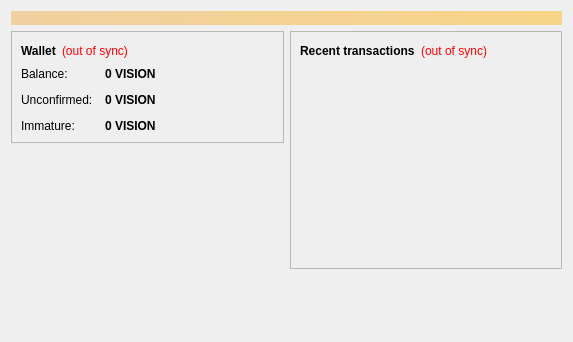
<?xml version="1.0" encoding="UTF-8"?>
<ui version="4.0">
 <class>OverviewPage</class>
 <widget class="QWidget" name="OverviewPage">
  <property name="geometry">
   <rect>
    <x>0</x>
    <y>0</y>
    <width>573</width>
    <height>342</height>
   </rect>
  </property>
  <property name="windowTitle">
   <string>Form</string>
  </property>
  <layout class="QVBoxLayout" name="topLayout">
   <item>
    <widget class="QLabel" name="labelAlerts">
     <property name="visible">
      <bool>false</bool>
     </property>
     <property name="styleSheet">
      <string notr="true">background-color: qlineargradient(x1: 0, y1: 0, x2: 1, y2: 0, stop:0 #F0D0A0, stop:1 #F8D488); color:#000000;</string>
     </property>
     <property name="wordWrap">
      <bool>true</bool>
     </property>
     <property name="margin">
      <number>3</number>
     </property>
    </widget>
   </item>
   <item>
    <layout class="QHBoxLayout" name="horizontalLayout" stretch="1,1">
     <item>
      <layout class="QVBoxLayout" name="verticalLayout_2">
       <item>
        <widget class="QFrame" name="frame">
         <property name="frameShape">
          <enum>QFrame::StyledPanel</enum>
         </property>
         <property name="frameShadow">
          <enum>QFrame::Raised</enum>
         </property>
         <layout class="QVBoxLayout" name="verticalLayout_4">
          <item>
           <layout class="QHBoxLayout" name="horizontalLayout_4">
            <item>
             <widget class="QLabel" name="label_5">
              <property name="font">
               <font>
                <weight>75</weight>
                <bold>true</bold>
               </font>
              </property>
              <property name="text">
               <string>Wallet</string>
              </property>
             </widget>
            </item>
            <item>
             <widget class="QLabel" name="labelWalletStatus">
              <property name="toolTip">
               <string>The displayed information may be out of date. Your wallet automatically synchronizes with the Technocoin network after a connection is established, but this process has not completed yet.</string>
              </property>
              <property name="styleSheet">
               <string notr="true">QLabel { color: red; }</string>
              </property>
              <property name="text">
               <string notr="true">(out of sync)</string>
              </property>
              <property name="alignment">
               <set>Qt::AlignLeading|Qt::AlignLeft|Qt::AlignVCenter</set>
              </property>
             </widget>
            </item>
            <item>
             <spacer name="horizontalSpacer_2">
              <property name="orientation">
               <enum>Qt::Horizontal</enum>
              </property>
              <property name="sizeHint" stdset="0">
               <size>
                <width>40</width>
                <height>20</height>
               </size>
              </property>
             </spacer>
            </item>
           </layout>
          </item>
          <item>
           <layout class="QFormLayout" name="formLayout_2">
            <property name="fieldGrowthPolicy">
             <enum>QFormLayout::AllNonFixedFieldsGrow</enum>
            </property>
            <property name="horizontalSpacing">
             <number>12</number>
            </property>
            <property name="verticalSpacing">
             <number>12</number>
            </property>
            <item row="0" column="0">
             <widget class="QLabel" name="label">
              <property name="text">
               <string>Balance:</string>
              </property>
             </widget>
            </item>
            <item row="0" column="1">
             <widget class="QLabel" name="labelBalance">
              <property name="font">
               <font>
                <weight>75</weight>
                <bold>true</bold>
               </font>
              </property>
              <property name="cursor">
               <cursorShape>IBeamCursor</cursorShape>
              </property>
              <property name="toolTip">
               <string>Your current balance</string>
              </property>
              <property name="text">
               <string notr="true">0 VISION</string>
              </property>
              <property name="textInteractionFlags">
               <set>Qt::LinksAccessibleByMouse|Qt::TextSelectableByKeyboard|Qt::TextSelectableByMouse</set>
              </property>
             </widget>
            </item>
            <item row="1" column="0">
             <widget class="QLabel" name="label_3">
              <property name="text">
               <string>Unconfirmed:</string>
              </property>
             </widget>
            </item>
            <item row="1" column="1">
             <widget class="QLabel" name="labelUnconfirmed">
              <property name="font">
               <font>
                <weight>75</weight>
                <bold>true</bold>
               </font>
              </property>
              <property name="cursor">
               <cursorShape>IBeamCursor</cursorShape>
              </property>
              <property name="toolTip">
               <string>Total of transactions that have yet to be confirmed, and do not yet count toward the current balance</string>
              </property>
              <property name="text">
               <string notr="true">0 VISION</string>
              </property>
              <property name="textInteractionFlags">
               <set>Qt::LinksAccessibleByMouse|Qt::TextSelectableByKeyboard|Qt::TextSelectableByMouse</set>
              </property>
             </widget>
            </item>
            <item row="2" column="0">
             <widget class="QLabel" name="labelImmatureText">
              <property name="text">
               <string>Immature:</string>
              </property>
             </widget>
            </item>
            <item row="2" column="1">
             <widget class="QLabel" name="labelImmature">
              <property name="font">
               <font>
                <weight>75</weight>
                <bold>true</bold>
               </font>
              </property>
              <property name="toolTip">
               <string>Mined balance that has not yet matured</string>
              </property>
              <property name="text">
               <string notr="true">0 VISION</string>
              </property>
              <property name="textInteractionFlags">
               <set>Qt::LinksAccessibleByMouse|Qt::TextSelectableByKeyboard|Qt::TextSelectableByMouse</set>
              </property>
             </widget>
            </item>
           </layout>
          </item>
         </layout>
        </widget>
       </item>
       <item>
        <spacer name="verticalSpacer">
         <property name="orientation">
          <enum>Qt::Vertical</enum>
         </property>
         <property name="sizeHint" stdset="0">
          <size>
           <width>20</width>
           <height>40</height>
          </size>
         </property>
        </spacer>
       </item>
      </layout>
     </item>
     <item>
      <layout class="QVBoxLayout" name="verticalLayout_3">
       <item>
        <widget class="QFrame" name="frame_2">
         <property name="frameShape">
          <enum>QFrame::StyledPanel</enum>
         </property>
         <property name="frameShadow">
          <enum>QFrame::Raised</enum>
         </property>
         <layout class="QVBoxLayout" name="verticalLayout">
          <item>
           <layout class="QHBoxLayout" name="horizontalLayout_2">
            <item>
             <widget class="QLabel" name="label_4">
              <property name="text">
               <string>&lt;b&gt;Recent transactions&lt;/b&gt;</string>
              </property>
             </widget>
            </item>
            <item>
             <widget class="QLabel" name="labelTransactionsStatus">
              <property name="toolTip">
               <string>The displayed information may be out of date. Your wallet automatically synchronizes with the Technocoin network after a connection is established, but this process has not completed yet.</string>
              </property>
              <property name="styleSheet">
               <string notr="true">QLabel { color: red; }</string>
              </property>
              <property name="text">
               <string notr="true">(out of sync)</string>
              </property>
              <property name="alignment">
               <set>Qt::AlignRight|Qt::AlignTrailing|Qt::AlignVCenter</set>
              </property>
             </widget>
            </item>
            <item>
             <spacer name="horizontalSpacer">
              <property name="orientation">
               <enum>Qt::Horizontal</enum>
              </property>
              <property name="sizeHint" stdset="0">
               <size>
                <width>40</width>
                <height>20</height>
               </size>
              </property>
             </spacer>
            </item>
           </layout>
          </item>
          <item>
           <widget class="QListView" name="listTransactions">
            <property name="styleSheet">
             <string notr="true">QListView { background: transparent; }</string>
            </property>
            <property name="frameShape">
             <enum>QFrame::NoFrame</enum>
            </property>
            <property name="verticalScrollBarPolicy">
             <enum>Qt::ScrollBarAlwaysOff</enum>
            </property>
            <property name="horizontalScrollBarPolicy">
             <enum>Qt::ScrollBarAlwaysOff</enum>
            </property>
            <property name="selectionMode">
             <enum>QAbstractItemView::NoSelection</enum>
            </property>
           </widget>
          </item>
         </layout>
        </widget>
       </item>
       <item>
        <spacer name="verticalSpacer_2">
         <property name="orientation">
          <enum>Qt::Vertical</enum>
         </property>
         <property name="sizeHint" stdset="0">
          <size>
           <width>20</width>
           <height>40</height>
          </size>
         </property>
        </spacer>
       </item>
      </layout>
     </item>
    </layout>
   </item>
  </layout>
 </widget>
 <resources/>
 <connections/>
</ui>
